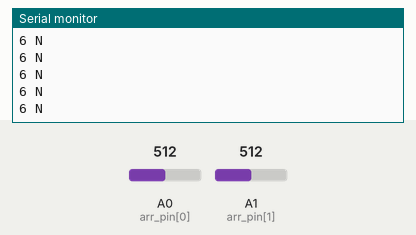
Bench run of a sketch on a simulated Arduino Uno, built with avr-gcc and run on an emulated ATmega328P. Shown: the last lines printed to the serial monitor. The inputs (shaded band) are chosen by the test bench; at power-on: A0 (arr_pin[0]) = 512, A1 (arr_pin[1]) = 512.

Above: at 1.2 s.
1.3 s: A0 (arr_pin[0]) set to 391
At 2.0 s:
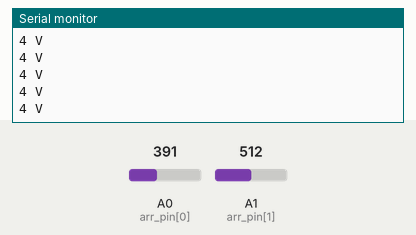
3.2 s: A0 (arr_pin[0]) set to 411
At 4.2 s:
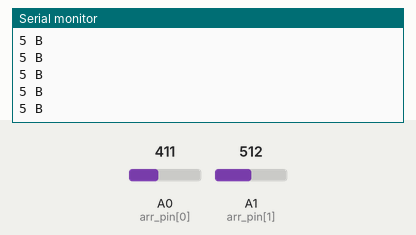
5.1 s: A0 (arr_pin[0]) set to 291
At 6.1 s:
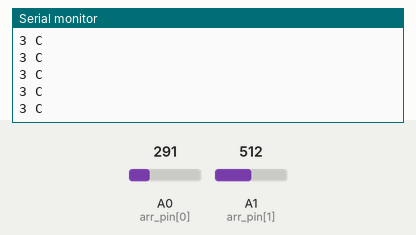
7.0 s: A0 (arr_pin[0]) set to 190
At 7.6 s:
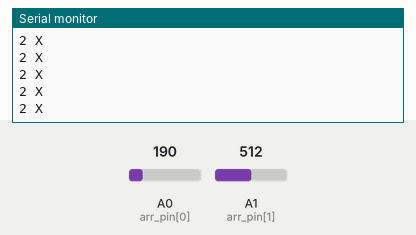
8.9 s: A0 (arr_pin[0]) set to 90
At 9.7 s:
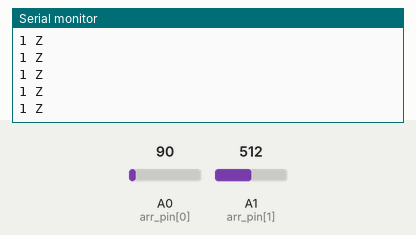

The sketch:

3C_char_18.ino
```cpp
char arr[6][3] = {
  {'1', ' ', 'Z'},
  {'2', ' ', 'X'},
  {'3', ' ', 'C'},
  {'4', ' ', 'V'},
  {'5', ' ', 'B'},
  {'6', ' ', 'N'},
};
int arr_pin[2] = {A0, A1};

void setup() {
  Serial.begin(9600);
  for (int i = 0; i < 2; i++) {
    pinMode(arr_pin[i], INPUT);
  }
}
void loop() {
  int x_state = analogRead(arr_pin[0]), y_state = analogRead(arr_pin[1]);

  if (x_state >= 0 && x_state <= 100 && y_state == 512) { func_cout(0); }
  if (x_state >= 101 && x_state <= 200 && y_state == 512) { func_cout(1); }
  if (x_state >= 201 && x_state <= 300 && y_state == 512) { func_cout(2); }
  if (x_state >= 301 && x_state <= 400 && y_state == 512) { func_cout(3); }
  if (x_state >= 401 && x_state <= 500 && y_state == 512) { func_cout(4); }
  if (x_state >= 501 && x_state <= 600 && y_state == 512) { func_cout(5); }
}
void func_cout(int n) {
  for (int i = 0; i < 3; i++) {
    Serial.print(arr[n][i]);
  }
  Serial.println();
}
```

Measured:
- after the input at 1.3 s, the serial monitor: prints a new line after 0.07 s (image 1)
- after the input at 3.2 s, the serial monitor: prints a new line after 0.07 s (image 2)
- after the input at 5.1 s, the serial monitor: prints a new line after 0.07 s (image 3)
- after the input at 7.0 s, the serial monitor: prints a new line after 0.07 s (image 4)
- after the input at 8.9 s, the serial monitor: prints a new line after 0.07 s (image 5)
